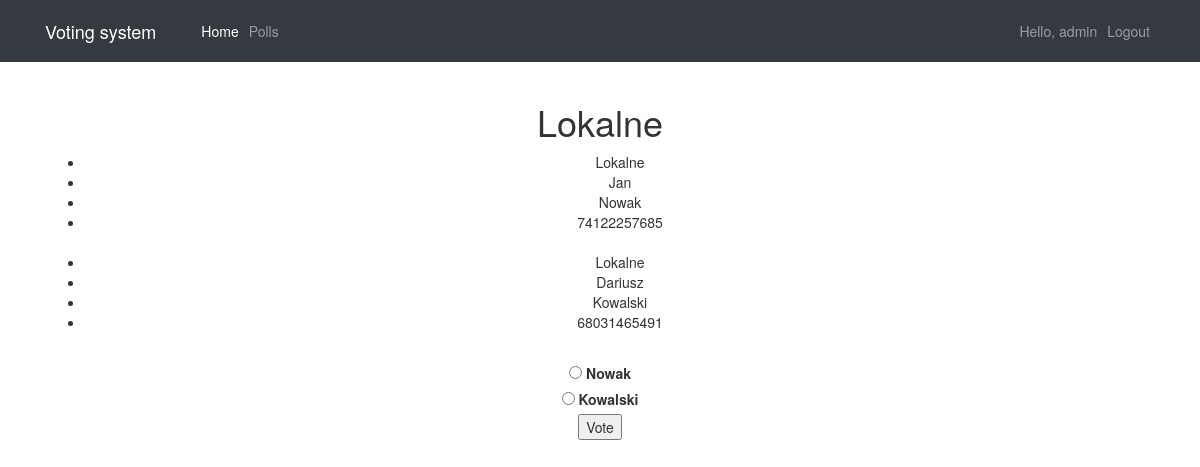
The app's page /polls/1/ (signed in) with its own data.
### polls/models.py (models this page shows, shortened)
class Wybor(models.Model):
    nazwa = models.CharField(default='', max_length=255)
    dataRozpoczecia = models.DateTimeField(default=timezone.now)
    dataZakonczenia = models.DateTimeField(default=timezone.now)
    opis = models.CharField(max_length=255, default='')
    kryterium = models.ManyToManyField(Kryterium)
    status = models.IntegerField(default=0)
    class Meta:
        verbose_name_plural = "Wybory"

class Kandydat(models.Model):
    osoba = models.OneToOneField(Osoba, on_delete=models.CASCADE)
    wybor = models.ForeignKey(Wybor, on_delete=models.CASCADE)
    votes = models.IntegerField(default=0)
    class Meta:
        verbose_name_plural = "Kandydaci"

class Osoba(models.Model):
    imie = models.CharField(max_length=60)
    nazwisko = models.CharField(max_length=60)
    pesel = models.CharField(max_length=11)
    adresZamieszkania = models.OneToOneField(Adres_zamieszkania, on_delete=models.CASCADE)
    class Meta:
        verbose_name_plural = "Osoby"

### polls/views.py (the view)
# urls.py: path('<int:pk>/', views.DetailView.as_view(), name='detail'),
@method_decorator(login_required, name='dispatch')
class DetailView(generic.DetailView):
    model = Wybor
    template_name = 'polls/detail.html'

### polls/templates/polls/detail.html (shortened to what this page needs)
{% extends 'base.html' %}
{% block content %}
<h1>{{ wybor.nazwa }}</h1>
<ul>
{% for choice in wybor.kandydat_set.all %}
	<li>{{ choice.wybor.nazwa }}</li>
	<li>{{ choice.osoba.imie }}</li>
	<li>{{ choice.osoba.nazwisko }}</li>
	<li>{{ choice.osoba.pesel }}</li>
	<br />
{% endfor %}
</ul>
<form action="{% url 'polls:vote' wybor.id %}" method="post">
{% for adres in wybor.kandydat_set.all %}
    <input type="radio" name="id" id="adres{{ forloop.counter }}"
	value="{{ adres.id }}" />
    <label for="adres{{ forloop.counter }}">{{ adres.osoba.nazwisko }}</label><br />
{% endfor %}
<input type="submit" value="Vote" />
</form>
{% endblock %}

### polls/templates/base.html (shortened to what this page needs)
{% load staticfiles %}
<!DOCTYPE html>
<html lang="en">
<head>
	<link rel="stylesheet" type="text/css" href="{% static 'polls/bootstrap.min.css' %}" />
	{% load bootstrap3 %}
	{% bootstrap_css %}
</head>
<body>
	<nav class="navbar navbar-expand-lg navbar-dark bg-dark fixed-top">
		<div class="container">
			<a class="navbar-brand" href="{% url 'index' %}">Voting system</a>
			<div class="collapse navbar-collapse" id="navbarResponsive">
				<ul class="navbar-nav ml-auto">
					<li class="nav-item active">
						<a class="nav-link" href="{% url 'index' %}">Home
						</a>
					</li>
					<li class="nav-item">
						<a class="nav-link" href="{% url 'polls:list' %}">Polls</a>
					</li>
				</ul>
			</div>
			<div class="collapse navbar-collapse" id="navbarResponsive2">
					<ul class="navbar-nav navbar-right ">
						{% if user.is_authenticated %}
						{% if user.is_superuser %}
						<li class="nav-item">
							<a class="nav-link" href="{% url 'admin:index' %}">Hello, {{ request.user.username }}</a>
						</li>
						{% else %}
						<li class="nav-item">
							<a class="nav-link" href="#">Hello, {{ request.user.username }}</a>
						</li>
						{% endif %}
						<li class="nav-item">
								<a class="nav-link" href="{% url 'logout' %}">Logout</a>
						</li>
						{% endif %}
					</ul>
				</div>
		</div>
	</nav>
	<div class="container">
		<div class="row">
			<div class="col-lg-12 text-center">
				{% block content %} {% endblock %}
			</div>
		</div>
	</div>
</body>
</html>

### polls/templates/base.html (style rules this page uses)
.navbar { border-radius: 0px; }

### records on screen
Wybor: nazwa "Lokalne"
Kandydat: wybor.nazwa "Lokalne", osoba.imie "Jan", osoba.nazwisko "Nowak", osoba.pesel "74122257685"
Kandydat: wybor.nazwa "Lokalne", osoba.imie "Dariusz", osoba.nazwisko "Kowalski", osoba.pesel "68031465491"

### other values on screen
{{ request.user.username }} "admin"
